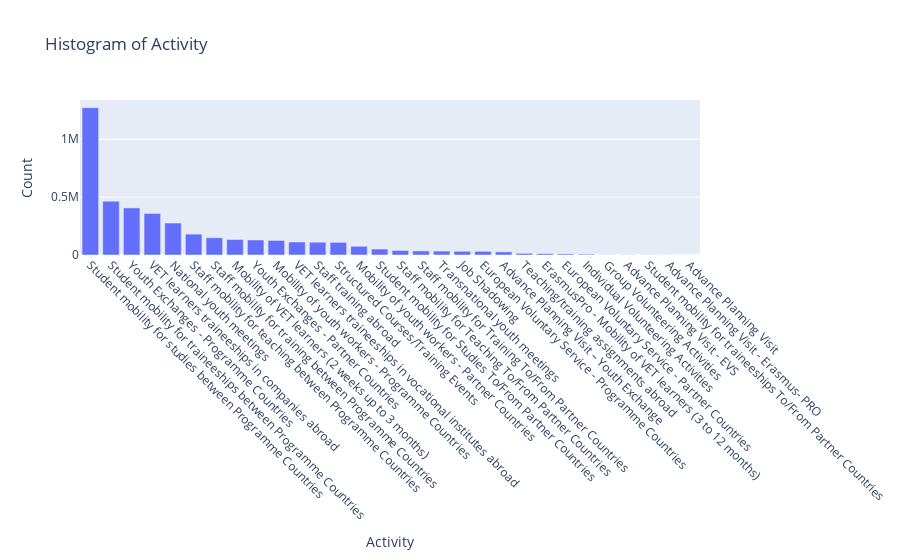

Here is the notebook cell this chart was saved with:
### Markdown cell above
Now I created some distribution plots:

### Code cell
plot_world_dist(data, 'Participant Nationality')
plot_world_dist(data, 'Sending Country')
plot_world_dist(data, 'Receiving Country')

plot_hist(data, 'Activity')
plot_hist(data, 'Education Level')
plot_hist(data, 'Mobility Duration')

### Figure 1 — Plotly figure (JSON) as saved in the notebook; plotly's stock layout.template omitted (floating-point values rounded to 4 significant figures)
{"data": [{"alignmentgroup": "True", "hovertemplate": "Activity=%{x}<br>Count=%{y}<extra></extra>", "legendgroup": "", "marker": {"color": "#636efa", "pattern": {"shape": ""}}, "name": "", "offsetgroup": "", "orientation": "v", "showlegend": false, "textposition": "auto", "type": "bar", "x": ["Advance Planning Visit", "Advance Planning Visit - EVS", "Advance Planning Visit - Erasmus- PRO", "Advance Planning Visit – Youth Exchange", "ErasmusPro - Mobility of VET learners (3 to 12 months)", "European Voluntary Service - Partner Countries", "European Voluntary Service - Programme Countries", "Group Volunteering Activities", "Individual Volunteering Activities", "Job Shadowing", "Mobility of VET learners (2 weeks up to 3 months)", "Mobility of youth workers - Partner Countries", "Mobility of youth workers - Programme Countries", "National youth meetings", "Staff mobility for Teaching To/From Partner Countries", "Staff mobility for Training To/From Partner Countries", "Staff mobility for teaching between Programme Countries", "Staff mobility for training between Programme Countries", "Staff training abroad", "Structured Courses/Training Events", "Student mobility for Studies To/From Partner Countries", "Student mobility for studies between Programme Countries", "Student mobility for traineeships To/From Partner Countries", "Student mobility for traineeships between Programme Countries", "Teaching/training assignments abroad", "Transnational youth meetings", "VET learners traineeships in companies abroad", "VET learners traineeships in vocational institutes abroad", "Youth Exchanges - Partner Countries", "Youth Exchanges - Programme Countries"], "xaxis": "x", "y": [192, 908, 555, 26938, 11370, 9412, 31655, 1192, 6476, 31910, 133471, 75137, 125832, 275982, 39295, 35134, 180194, 149026, 110291, 109072, 51476, 1272085, 866, 465185, 14406, 33761, 358888, 112284, 129662, 406745], "yaxis": "y"}], "layout": {"barmode": "relative", "legend": {"tracegroupgap": 0}, "title": {"text": "Histogram of Activity"}, "xaxis": {"anchor": "y", "categoryorder": "total descending", "domain": [0, 1], "tickangle": 45, "title": {"text": "Activity"}}, "yaxis": {"anchor": "x", "domain": [0, 1], "title": {"text": "Count"}}}}
